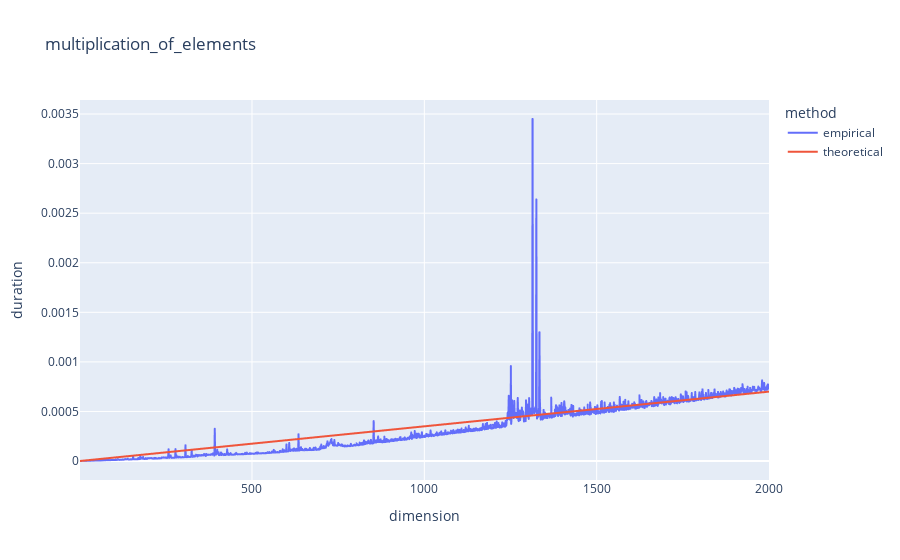

Source (notebook cell):
### Code cell
dimensions, durations_emp, title = main("multiplication_of_elements")
durations_th = [dimensions[i] * 0.00000035 for i in range(len(dimensions))]
visualization(dimensions, durations_emp, durations_th, title)

### Figure 1 — Plotly figure (JSON) as saved in the notebook; plotly's stock layout.template omitted (floating-point values rounded to 4 significant figures; data arrays with more than 128 entries replaced by an {"elided": "..."} marker saying what was removed)
{"data": [{"hovertemplate": "method=empirical<br>dimension=%{x}<br>duration=%{y}<extra></extra>", "legendgroup": "empirical", "line": {"color": "#636efa", "dash": "solid"}, "marker": {"symbol": "circle"}, "mode": "lines", "name": "empirical", "showlegend": true, "type": "scattergl", "x": {"elided": "2000 int values"}, "xaxis": "x", "y": {"elided": "2000 float values"}, "yaxis": "y"}, {"hovertemplate": "method=theoretical<br>dimension=%{x}<br>duration=%{y}<extra></extra>", "legendgroup": "theoretical", "line": {"color": "#EF553B", "dash": "solid"}, "marker": {"symbol": "circle"}, "mode": "lines", "name": "theoretical", "showlegend": true, "type": "scattergl", "x": {"elided": "2000 int values"}, "xaxis": "x", "y": {"elided": "2000 float values"}, "yaxis": "y"}], "layout": {"legend": {"title": {"text": "method"}, "tracegroupgap": 0}, "title": {"text": "multiplication_of_elements"}, "xaxis": {"anchor": "y", "domain": [0, 1], "title": {"text": "dimension"}}, "yaxis": {"anchor": "x", "domain": [0, 1], "title": {"text": "duration"}}}}
